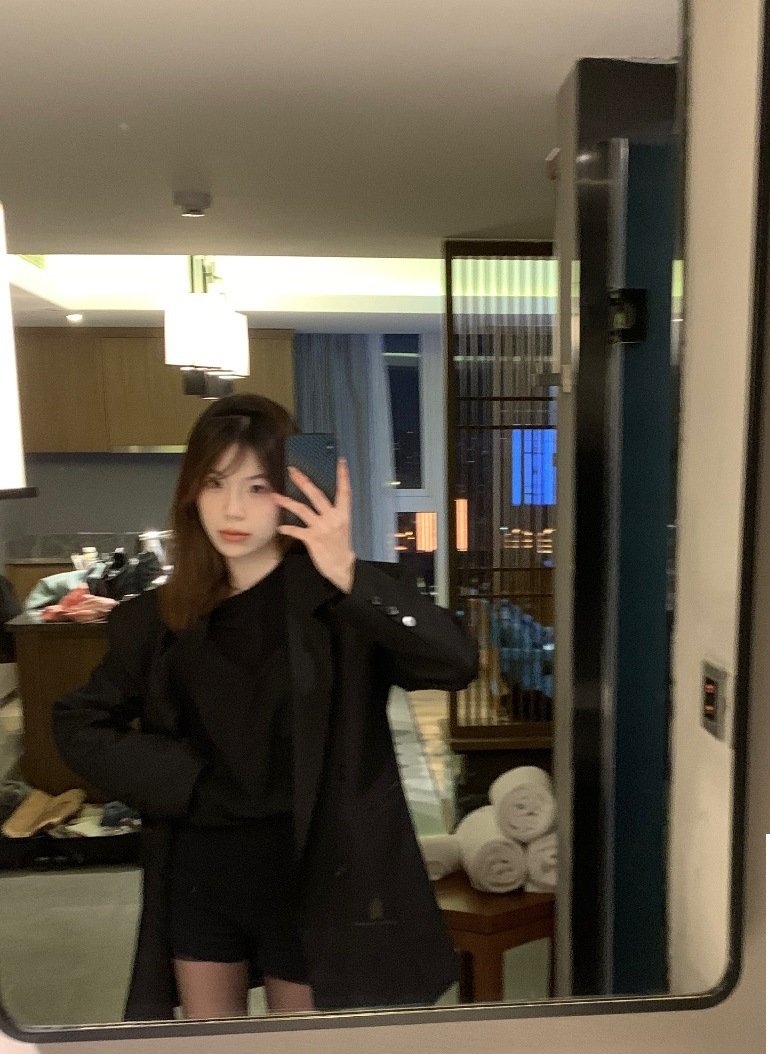
#> input picture ssy.jpg, 770 x 1054 px
$ jupyter execute --allow-errors 4.ipynb
#> lines starting #> are read from the running program, lines starting #| are printed output that depends on the picture; after the words box and inside, x2 and y2 are one past the last pixel; in counts of white or black regions, pixels touching at a corner belong together
（1）输入一幅带人脸的图像，检测出人脸位置；

[cell 1]
from cv2 import cv2

# 加载人脸分类器
face_cascade = cv2.CascadeClassifier('haarcascade_frontalface_default.xml')

if face_cascade.empty():
    print('Error loading face cascade')
else:
    print('Face cascade loaded successfully')


# 读取图像
img = cv2.imread('ssy.jpg')
#> img is the input picture: shape (1054, 770, 3); mean B, G, R 72.9, 87.9, 96.4

# 转换为灰度图像
gray = cv2.cvtColor(img, cv2.COLOR_BGR2GRAY)
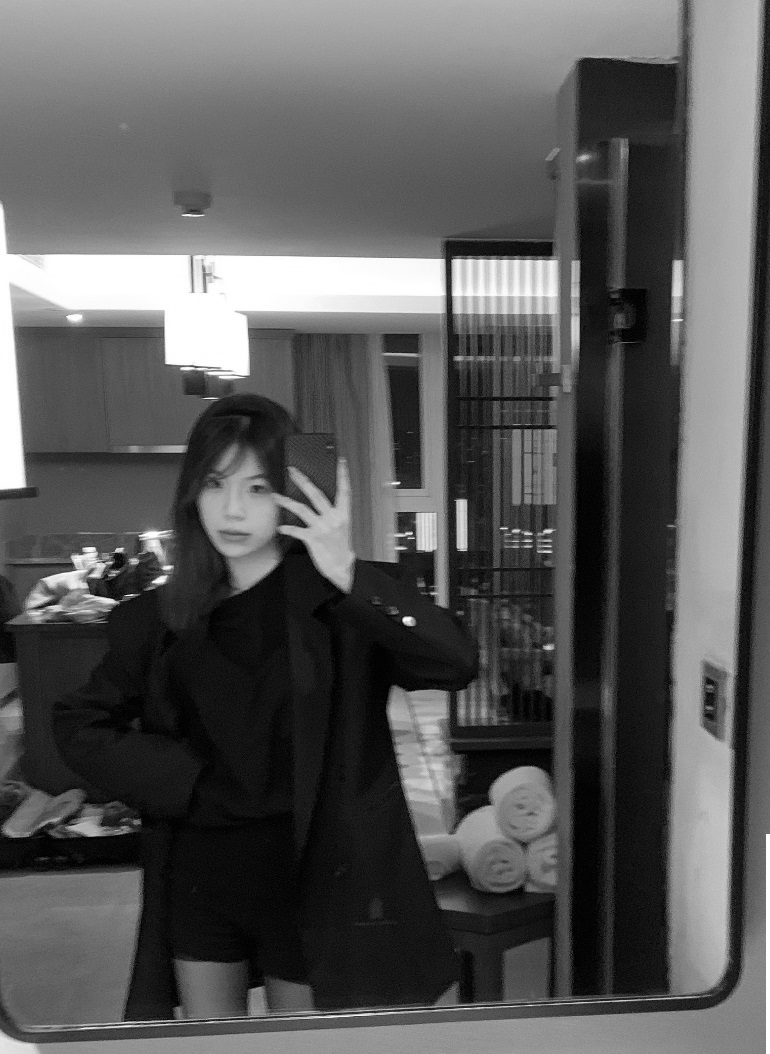
#> gray: shape (1054, 770); min 0, max 255, mean 88.8

# 检测人脸
faces = face_cascade.detectMultiScale(gray, 1.3, 5)
#> faces = [[183, 452, 105, 105]]

# 绘制矩形框
for (x,y,w,h) in faces:
    cv2.rectangle(img,(x,y),(x+w,y+h),(255,0,0),2)
#> this loop made 1 pass
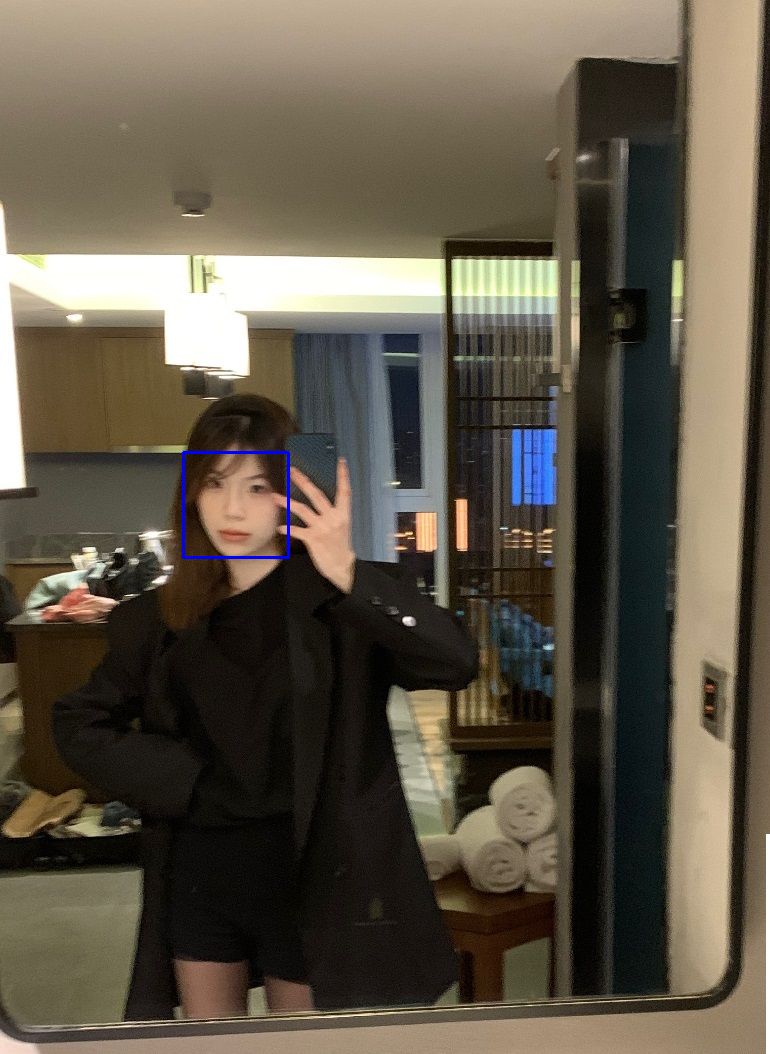
#> img: shape (1054, 770, 3); 0.15% of pixels changed, all inside (x1, y1, x2, y2) = (182, 451, 290, 559)

# 显示图像
cv2.imshow('img',img)
cv2.waitKey(0)
cv2.destroyAllWindows()

（2）输入一幅带人脸的图像，对人脸进行识别；

[cell 2]
import numpy as np

# 加载人脸检测器和识别器
face_cascade = cv2.CascadeClassifier('haarcascade_frontalface_default.xml')
recognizer = cv2.face.LBPHFaceRecognizer_create()

# 读取已知人脸样本及其标签
samples = []
labels = []
img = cv2.imread(f'ssy.jpg', 0)
#> img: shape (1054, 770); min 0, max 255, mean 88.8
samples.append(img)
labels.append(1)

# 训练识别器
recognizer.train(samples, np.array(labels))

# 读取测试图像
img = cv2.imread('ssy.jpg')

# 灰度化并进行人脸检测
gray = cv2.cvtColor(img, cv2.COLOR_BGR2GRAY)
faces = face_cascade.detectMultiScale(gray, 1.3, 5)

# 遍历每个检测到的人脸并进行识别
for (x, y, w, h) in faces:
    # 提取人脸区域并进行预处理
    face_roi = gray[y:y+h, x:x+w]
    face_roi = cv2.resize(face_roi, (100, 100))

    # 进行识别
    label, confidence = recognizer.predict(face_roi)

    # 绘制人脸框及标签
    cv2.rectangle(img, (x, y), (x+w, y+h), (0, 255, 0), 2)
    cv2.putText(img, f'Person {label} ({confidence:.2f})', (x, y-10), cv2.FONT_HERSHEY_SIMPLEX, 0.8, (0, 255, 0), 2)
#> this loop made 1 pass
#> (x, y, w, h, label, confidence) on pass 1: (183, 452, 105, 105, 1, 127.4)
#> pass 1, `face_roi = gray[y:y+h, x:x+w]`:
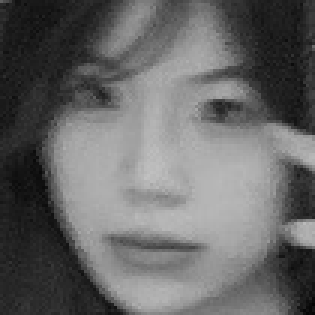
#> face_roi: shape (105, 105) (shown 3 times larger); min 4, max 193, mean 102.5
#> after the loop:
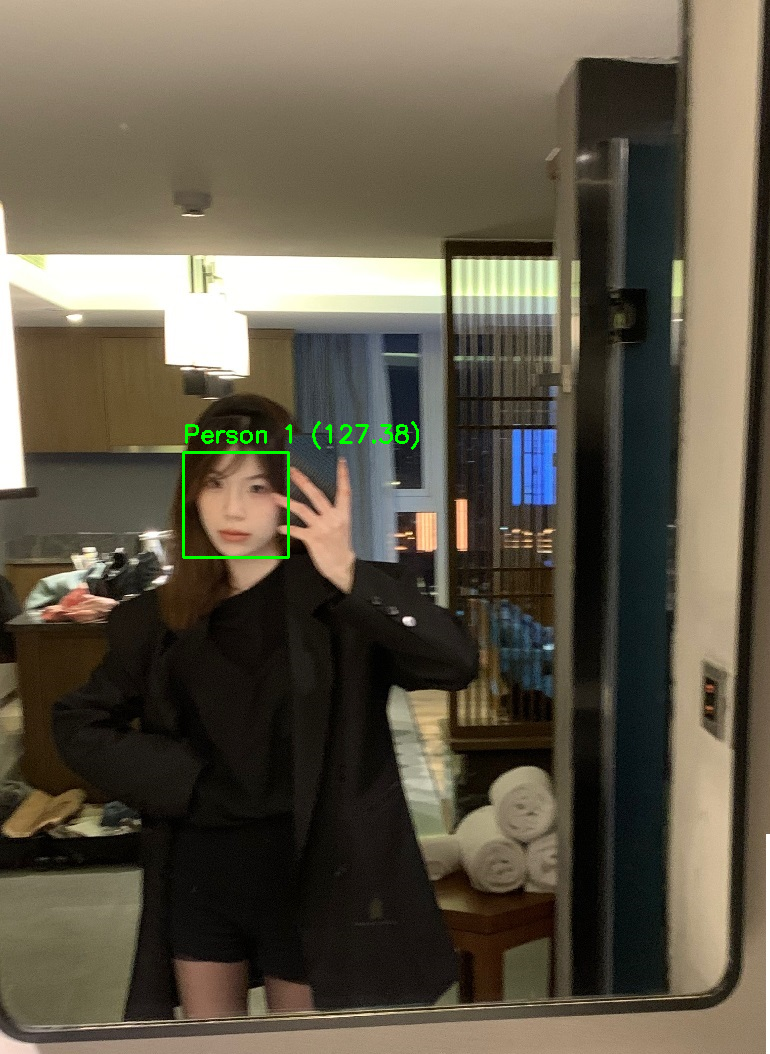
#> img: shape (1054, 770, 3); 0.34% of pixels changed, all inside (x1, y1, x2, y2) = (182, 421, 419, 559)

# 显示结果
cv2.imshow('Result', img)
cv2.waitKey(0)
cv2.destroyAllWindows()

（3）输入一幅带人脸的图像，对人脸进行美颜；

[cell 3]
# 加载美颜模型
kernel = np.ones((3,3), np.float32)/9

# 读取图像
img = cv2.imread('ssy.jpg')

cv2.imshow('Raw Face', img)

# 转换为灰度图像
gray = cv2.cvtColor(img, cv2.COLOR_BGR2GRAY)

# 检测人脸
faces = face_cascade.detectMultiScale(gray, 1.3, 5)

# 对每个人脸进行美颜处理
for (x,y,w,h) in faces:
    # 提取人脸区域
    face = img[y:y+h, x:x+w]

    # 对人脸区域进行美颜处理
    dst = cv2.bilateralFilter(face, 10, 150, 150)
    face = cv2.filter2D(dst, -1, kernel)


    # 将处理后的人脸区域替换回原图
    img[y:y+h, x:x+w] = face
#> this loop made 1 pass
#> pass 1, `face = img[y:y+h, x:x+w]`:
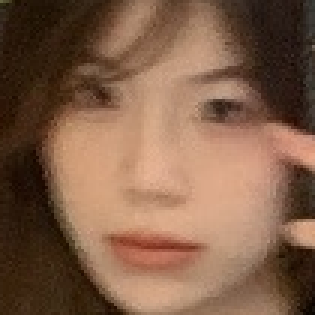
#> face: shape (105, 105, 3) (shown 3 times larger); mean B, G, R 72.4, 94.8, 128.9
#> pass 1, `dst = cv2.bilateralFilter(face, 10, 150, 150)`:
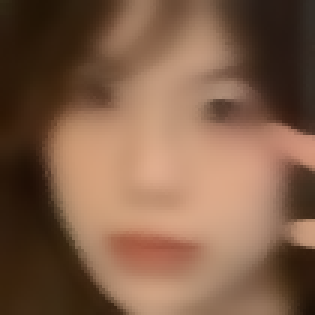
#> dst: shape (105, 105, 3) (shown 3 times larger); mean B, G, R 72.5, 94.9, 129
#> after the loop: img: shape (1054, 770, 3); 1.35% of pixels changed, all inside (x1, y1, x2, y2) = (183, 452, 288, 557)

# 显示处理后的图像
cv2.imshow('Beauty Face', img)

# 等待用户按键退出程序
cv2.waitKey(0)
cv2.destroyAllWindows()

[cell 4]
from cv2 import cv2
import numpy as np

# 加载Haar特征分类器
face_cascade = cv2.CascadeClassifier('haarcascade_frontalface_default.xml')

# 图像读取
img = cv2.imread('ssy.jpg')

# 将图像转为灰度图
gray = cv2.cvtColor(img, cv2.COLOR_BGR2GRAY)

# 检测人脸
faces = face_cascade.detectMultiScale(gray, 1.3, 5)

# 人脸美颜处理
for (x, y, w, h) in faces:
    # 截取人脸区域
    face_roi = img[y:y+h, x:x+w]

    # 图像预处理
    face_roi = cv2.GaussianBlur(face_roi, (7,7), 0)
    face_roi = cv2.cvtColor(face_roi, cv2.COLOR_BGR2YCrCb)

    # # 细节增强
    # y, cr, cb = cv2.split(face_roi)
    # y = cv2.equalizeHist(y)
    # face_roi = cv2.merge((y, cr, cb))

    # 锐化
    kernel = np.array([[-1,-1,-1], [-1,9,-1], [-1,-1,-1]])
    face_roi = cv2.filter2D(face_roi, -1, kernel)

    # 对比度调整
    alpha = 1.5
    beta = 0
    face_roi = cv2.convertScaleAbs(face_roi, alpha=alpha, beta=beta)

    raw_img = img.copy()

    img[y:y+h, x:x+w] = face_roi

    # 将处理后的图像与原始图像混合
    new_img = cv2.addWeighted(img, 0.5, raw_img, 0.5, 0)

    # 显示处理后的图像
    cv2.imshow('Beauty Face', new_img)
    cv2.waitKey(0)
    cv2.destroyAllWindows()
#> this loop made 1 pass
#> (x, y, w, h, kernel, alpha, beta) on pass 1: (183, 452, 105, 105, [[-1, -1, -1], [-1, 9, -1], [-1, -1, -1]], 1.5, 0)
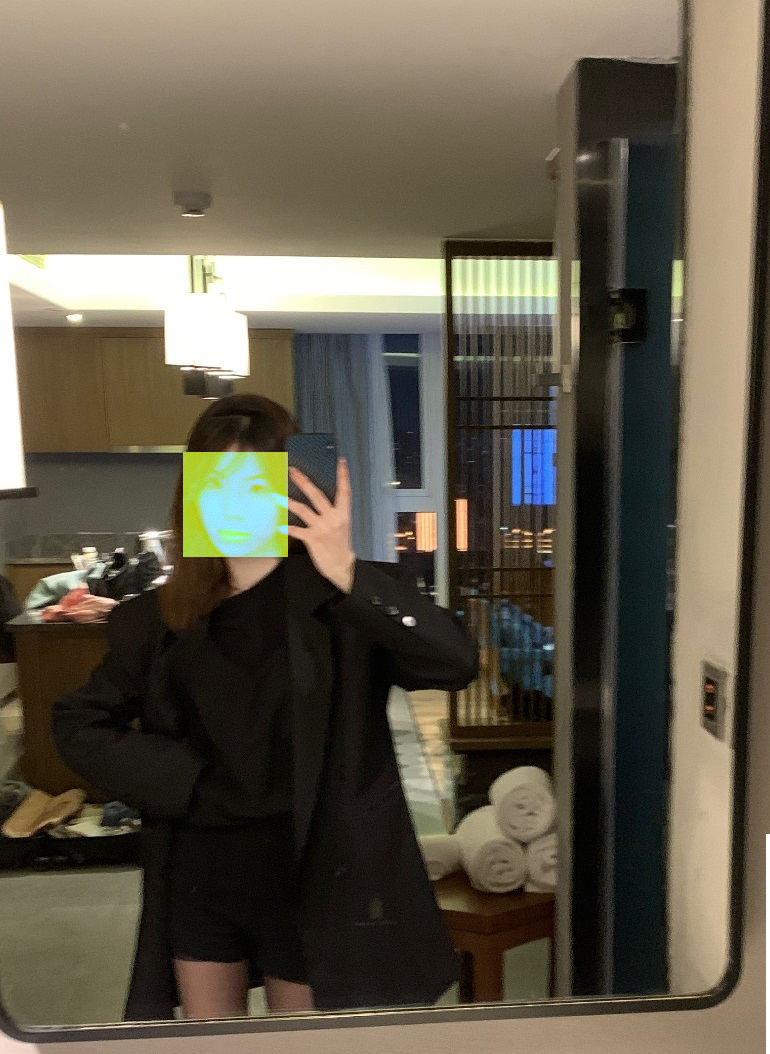
#> img: shape (1054, 770, 3); 1.36% of pixels changed, all inside (x1, y1, x2, y2) = (183, 452, 288, 557)
